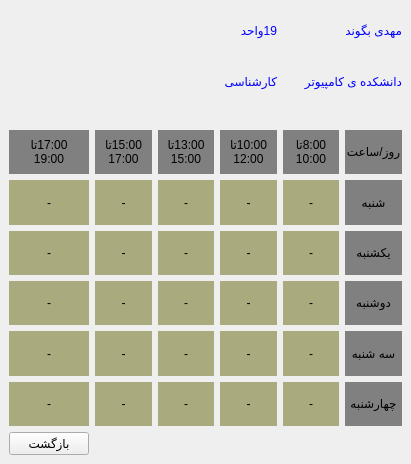
<?xml version="1.0" encoding="UTF-8"?>
<ui version="4.0">
 <class>BarnameHaftegi</class>
 <widget class="QMainWindow" name="BarnameHaftegi">
  <property name="geometry">
   <rect>
    <x>0</x>
    <y>0</y>
    <width>411</width>
    <height>464</height>
   </rect>
  </property>
  <property name="windowTitle">
   <string>MainWindow</string>
  </property>
  <widget class="QWidget" name="centralwidget">
   <layout class="QVBoxLayout" name="verticalLayout">
    <item>
     <layout class="QGridLayout" name="gridLayout">
      <item row="3" column="1">
       <widget class="QLabel" name="label_10">
        <property name="styleSheet">
         <string notr="true">background: gray;</string>
        </property>
        <property name="text">
         <string>&lt;center&gt;15:00تا&lt;br&gt;17:00&lt;/center&gt;</string>
        </property>
       </widget>
      </item>
      <item row="3" column="4">
       <widget class="QLabel" name="label_7">
        <property name="styleSheet">
         <string notr="true">background: gray;</string>
        </property>
        <property name="text">
         <string>&lt;center&gt;8:00تا&lt;br&gt;10:00&lt;/center&gt;</string>
        </property>
       </widget>
      </item>
      <item row="3" column="5">
       <widget class="QLabel" name="label">
        <property name="styleSheet">
         <string notr="true">background: gray;</string>
        </property>
        <property name="text">
         <string>&lt;center&gt;روز/ساعت&lt;/center&gt;</string>
        </property>
       </widget>
      </item>
      <item row="8" column="0">
       <widget class="QLabel" name="e5">
        <property name="styleSheet">
         <string notr="true">background:rgb(170, 170, 127);</string>
        </property>
        <property name="text">
         <string>-</string>
        </property>
        <property name="alignment">
         <set>Qt::AlignCenter</set>
        </property>
       </widget>
      </item>
      <item row="6" column="1">
       <widget class="QLabel" name="c4">
        <property name="styleSheet">
         <string notr="true">background:rgb(170, 170, 127);</string>
        </property>
        <property name="text">
         <string>-</string>
        </property>
        <property name="alignment">
         <set>Qt::AlignCenter</set>
        </property>
       </widget>
      </item>
      <item row="5" column="2">
       <widget class="QLabel" name="b3">
        <property name="styleSheet">
         <string notr="true">background:rgb(170, 170, 127);</string>
        </property>
        <property name="text">
         <string>-</string>
        </property>
        <property name="alignment">
         <set>Qt::AlignCenter</set>
        </property>
       </widget>
      </item>
      <item row="5" column="1">
       <widget class="QLabel" name="b4">
        <property name="styleSheet">
         <string notr="true">background:rgb(170, 170, 127);</string>
        </property>
        <property name="text">
         <string>-</string>
        </property>
        <property name="alignment">
         <set>Qt::AlignCenter</set>
        </property>
       </widget>
      </item>
      <item row="8" column="1">
       <widget class="QLabel" name="e4">
        <property name="styleSheet">
         <string notr="true">background:rgb(170, 170, 127);</string>
        </property>
        <property name="text">
         <string>-</string>
        </property>
        <property name="alignment">
         <set>Qt::AlignCenter</set>
        </property>
       </widget>
      </item>
      <item row="1" column="2" colspan="2">
       <widget class="QLabel" name="magta">
        <property name="text">
         <string>&lt;font color = blue&gt;کارشناسی</string>
        </property>
       </widget>
      </item>
      <item row="3" column="0">
       <widget class="QLabel" name="label_11">
        <property name="styleSheet">
         <string notr="true">background: gray;</string>
        </property>
        <property name="text">
         <string>&lt;center&gt;17:00تا&lt;br&gt;19:00&lt;/center&gt;</string>
        </property>
       </widget>
      </item>
      <item row="3" column="3">
       <widget class="QLabel" name="label_8">
        <property name="styleSheet">
         <string notr="true">background: gray;</string>
        </property>
        <property name="text">
         <string>&lt;center&gt;10:00تا&lt;br&gt;12:00&lt;/center&gt;</string>
        </property>
       </widget>
      </item>
      <item row="3" column="2">
       <widget class="QLabel" name="label_9">
        <property name="styleSheet">
         <string notr="true">background: gray;</string>
        </property>
        <property name="text">
         <string>&lt;center&gt;13:00تا&lt;br&gt;15:00&lt;/center&gt;</string>
        </property>
       </widget>
      </item>
      <item row="0" column="4" colspan="2">
       <widget class="QLabel" name="name">
        <property name="text">
         <string>&lt;font color=blue&gt;مهدی بگوند</string>
        </property>
        <property name="textFormat">
         <enum>Qt::AutoText</enum>
        </property>
       </widget>
      </item>
      <item row="6" column="3">
       <widget class="QLabel" name="c2">
        <property name="styleSheet">
         <string notr="true">background:rgb(170, 170, 127);</string>
        </property>
        <property name="text">
         <string>-</string>
        </property>
        <property name="alignment">
         <set>Qt::AlignCenter</set>
        </property>
       </widget>
      </item>
      <item row="7" column="1">
       <widget class="QLabel" name="d4">
        <property name="styleSheet">
         <string notr="true">background:rgb(170, 170, 127);</string>
        </property>
        <property name="text">
         <string>-</string>
        </property>
        <property name="alignment">
         <set>Qt::AlignCenter</set>
        </property>
       </widget>
      </item>
      <item row="5" column="3">
       <widget class="QLabel" name="b2">
        <property name="styleSheet">
         <string notr="true">background:rgb(170, 170, 127);</string>
        </property>
        <property name="text">
         <string>-</string>
        </property>
        <property name="alignment">
         <set>Qt::AlignCenter</set>
        </property>
       </widget>
      </item>
      <item row="4" column="3">
       <widget class="QLabel" name="a2">
        <property name="styleSheet">
         <string notr="true">background:rgb(170, 170, 127);</string>
        </property>
        <property name="text">
         <string>-</string>
        </property>
        <property name="alignment">
         <set>Qt::AlignCenter</set>
        </property>
       </widget>
      </item>
      <item row="0" column="0" rowspan="2" colspan="2">
       <widget class="QLabel" name="personImage">
        <property name="styleSheet">
         <string notr="true"/>
        </property>
        <property name="text">
         <string>&lt;img src='C://person.png' /&gt;</string>
        </property>
       </widget>
      </item>
      <item row="6" column="2">
       <widget class="QLabel" name="c3">
        <property name="styleSheet">
         <string notr="true">background:rgb(170, 170, 127);</string>
        </property>
        <property name="text">
         <string>-</string>
        </property>
        <property name="alignment">
         <set>Qt::AlignCenter</set>
        </property>
       </widget>
      </item>
      <item row="4" column="5">
       <widget class="QLabel" name="label_2">
        <property name="styleSheet">
         <string notr="true">background: gray;</string>
        </property>
        <property name="text">
         <string>&lt;center&gt;شنبه&lt;/center&gt;</string>
        </property>
       </widget>
      </item>
      <item row="5" column="5">
       <widget class="QLabel" name="label_3">
        <property name="styleSheet">
         <string notr="true">background: gray;</string>
        </property>
        <property name="text">
         <string>&lt;center&gt;یکشنبه&lt;/center&gt;</string>
        </property>
       </widget>
      </item>
      <item row="4" column="1">
       <widget class="QLabel" name="a4">
        <property name="styleSheet">
         <string notr="true">background:rgb(170, 170, 127);</string>
        </property>
        <property name="text">
         <string>-</string>
        </property>
        <property name="alignment">
         <set>Qt::AlignCenter</set>
        </property>
       </widget>
      </item>
      <item row="6" column="5">
       <widget class="QLabel" name="label_4">
        <property name="styleSheet">
         <string notr="true">background: gray;</string>
        </property>
        <property name="text">
         <string>&lt;center&gt;دوشنبه&lt;/center&gt;</string>
        </property>
       </widget>
      </item>
      <item row="8" column="4">
       <widget class="QLabel" name="e1">
        <property name="styleSheet">
         <string notr="true">background:rgb(170, 170, 127);</string>
        </property>
        <property name="text">
         <string>-</string>
        </property>
        <property name="alignment">
         <set>Qt::AlignCenter</set>
        </property>
       </widget>
      </item>
      <item row="8" column="2">
       <widget class="QLabel" name="e3">
        <property name="styleSheet">
         <string notr="true">background:rgb(170, 170, 127);</string>
        </property>
        <property name="text">
         <string>-</string>
        </property>
        <property name="alignment">
         <set>Qt::AlignCenter</set>
        </property>
       </widget>
      </item>
      <item row="6" column="4">
       <widget class="QLabel" name="c1">
        <property name="styleSheet">
         <string notr="true">background:rgb(170, 170, 127);</string>
        </property>
        <property name="text">
         <string>-</string>
        </property>
        <property name="alignment">
         <set>Qt::AlignCenter</set>
        </property>
       </widget>
      </item>
      <item row="7" column="5">
       <widget class="QLabel" name="label_5">
        <property name="styleSheet">
         <string notr="true">background: gray;</string>
        </property>
        <property name="text">
         <string>&lt;center&gt;سه شنبه&lt;/center&gt;</string>
        </property>
       </widget>
      </item>
      <item row="0" column="2" colspan="2">
       <widget class="QLabel" name="vahed">
        <property name="text">
         <string>&lt;font color = blue&gt;19واحد</string>
        </property>
       </widget>
      </item>
      <item row="7" column="2">
       <widget class="QLabel" name="d3">
        <property name="styleSheet">
         <string notr="true">background:rgb(170, 170, 127);</string>
        </property>
        <property name="text">
         <string>-</string>
        </property>
        <property name="alignment">
         <set>Qt::AlignCenter</set>
        </property>
       </widget>
      </item>
      <item row="7" column="0">
       <widget class="QLabel" name="d5">
        <property name="styleSheet">
         <string notr="true">background:rgb(170, 170, 127);</string>
        </property>
        <property name="text">
         <string>-</string>
        </property>
        <property name="alignment">
         <set>Qt::AlignCenter</set>
        </property>
       </widget>
      </item>
      <item row="4" column="4">
       <widget class="QLabel" name="a1">
        <property name="styleSheet">
         <string notr="true">background:rgb(170, 170, 127);</string>
        </property>
        <property name="text">
         <string>-</string>
        </property>
        <property name="alignment">
         <set>Qt::AlignCenter</set>
        </property>
       </widget>
      </item>
      <item row="5" column="0">
       <widget class="QLabel" name="b5">
        <property name="styleSheet">
         <string notr="true">background:rgb(170, 170, 127);</string>
        </property>
        <property name="text">
         <string>-</string>
        </property>
        <property name="alignment">
         <set>Qt::AlignCenter</set>
        </property>
       </widget>
      </item>
      <item row="7" column="4">
       <widget class="QLabel" name="d1">
        <property name="styleSheet">
         <string notr="true">background:rgb(170, 170, 127);</string>
        </property>
        <property name="text">
         <string>-</string>
        </property>
        <property name="alignment">
         <set>Qt::AlignCenter</set>
        </property>
       </widget>
      </item>
      <item row="4" column="0">
       <widget class="QLabel" name="a5">
        <property name="styleSheet">
         <string notr="true">background:rgb(170, 170, 127);</string>
        </property>
        <property name="text">
         <string>-</string>
        </property>
        <property name="alignment">
         <set>Qt::AlignCenter</set>
        </property>
       </widget>
      </item>
      <item row="6" column="0">
       <widget class="QLabel" name="c5">
        <property name="styleSheet">
         <string notr="true">background:rgb(170, 170, 127);</string>
        </property>
        <property name="text">
         <string>-</string>
        </property>
        <property name="alignment">
         <set>Qt::AlignCenter</set>
        </property>
       </widget>
      </item>
      <item row="7" column="3">
       <widget class="QLabel" name="d2">
        <property name="styleSheet">
         <string notr="true">background:rgb(170, 170, 127);</string>
        </property>
        <property name="text">
         <string>-</string>
        </property>
        <property name="alignment">
         <set>Qt::AlignCenter</set>
        </property>
       </widget>
      </item>
      <item row="4" column="2">
       <widget class="QLabel" name="a3">
        <property name="styleSheet">
         <string notr="true">background:rgb(170, 170, 127);</string>
        </property>
        <property name="text">
         <string>-</string>
        </property>
        <property name="alignment">
         <set>Qt::AlignCenter</set>
        </property>
       </widget>
      </item>
      <item row="1" column="4" colspan="2">
       <widget class="QLabel" name="daneshkade">
        <property name="text">
         <string>&lt;font color = blue&gt;دانشکده ی کامپیوتر</string>
        </property>
       </widget>
      </item>
      <item row="5" column="4">
       <widget class="QLabel" name="b1">
        <property name="styleSheet">
         <string notr="true">background:rgb(170, 170, 127);</string>
        </property>
        <property name="text">
         <string>-</string>
        </property>
        <property name="alignment">
         <set>Qt::AlignCenter</set>
        </property>
       </widget>
      </item>
      <item row="8" column="5">
       <widget class="QLabel" name="label_6">
        <property name="styleSheet">
         <string notr="true">background: gray;</string>
        </property>
        <property name="text">
         <string>&lt;center&gt;چهارشنبه&lt;/center&gt;</string>
        </property>
       </widget>
      </item>
      <item row="8" column="3">
       <widget class="QLabel" name="e2">
        <property name="styleSheet">
         <string notr="true">background:rgb(170, 170, 127);</string>
        </property>
        <property name="text">
         <string>-</string>
        </property>
        <property name="alignment">
         <set>Qt::AlignCenter</set>
        </property>
       </widget>
      </item>
      <item row="9" column="0">
       <widget class="QPushButton" name="back">
        <property name="text">
         <string>بازگشت</string>
        </property>
       </widget>
      </item>
      <item row="2" column="0" colspan="6">
       <spacer name="horizontalSpacer">
        <property name="orientation">
         <enum>Qt::Horizontal</enum>
        </property>
        <property name="sizeHint" stdset="0">
         <size>
          <width>40</width>
          <height>20</height>
         </size>
        </property>
       </spacer>
      </item>
     </layout>
    </item>
   </layout>
  </widget>
  <widget class="QMenuBar" name="menubar">
   <property name="geometry">
    <rect>
     <x>0</x>
     <y>0</y>
     <width>411</width>
     <height>21</height>
    </rect>
   </property>
  </widget>
 </widget>
 <resources/>
 <connections/>
</ui>
